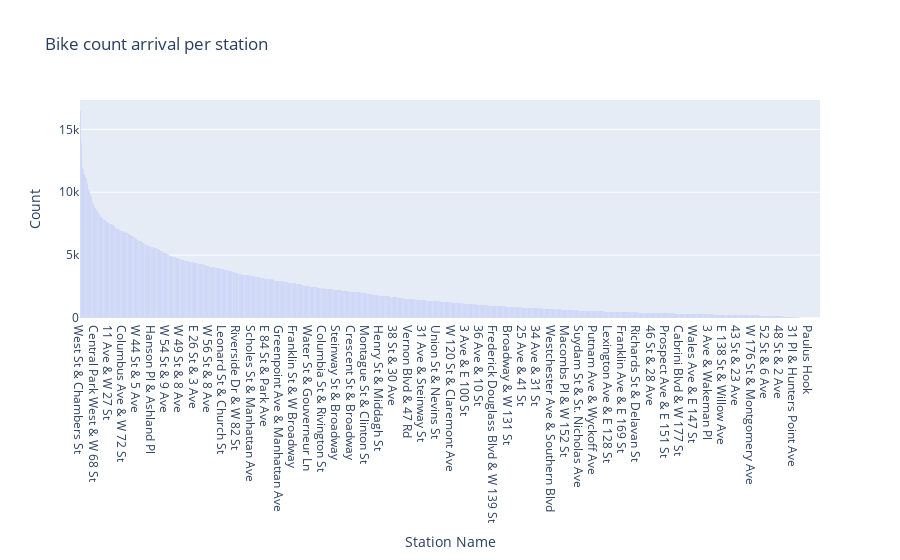

This figure's notebook cell:
### Code cell
px.bar(x=bike_data["End Station Name"].value_counts().index,
       y=bike_data["End Station Name"].value_counts().values,
       labels={'x':'Station Name',"y":"Count"},
       title="Bike count arrival per station")

### Figure 1 — Plotly figure (JSON) as saved in the notebook; plotly's stock layout.template omitted (floating-point values rounded to 4 significant figures; data arrays with more than 128 entries replaced by an {"elided": "..."} marker saying what was removed)
{"data": [{"alignmentgroup": "True", "hovertemplate": "Station Name=%{x}<br>Count=%{y}<extra></extra>", "legendgroup": "", "marker": {"color": "#636efa", "pattern": {"shape": ""}}, "name": "", "offsetgroup": "", "orientation": "v", "showlegend": false, "textposition": "auto", "type": "bar", "x": {"elided": "1606 str values"}, "xaxis": "x", "y": {"elided": "1606 int values"}, "yaxis": "y"}], "layout": {"barmode": "relative", "legend": {"tracegroupgap": 0}, "title": {"text": "Bike count arrival per station"}, "xaxis": {"anchor": "y", "domain": [0, 1], "title": {"text": "Station Name"}}, "yaxis": {"anchor": "x", "domain": [0, 1], "title": {"text": "Count"}}}}
